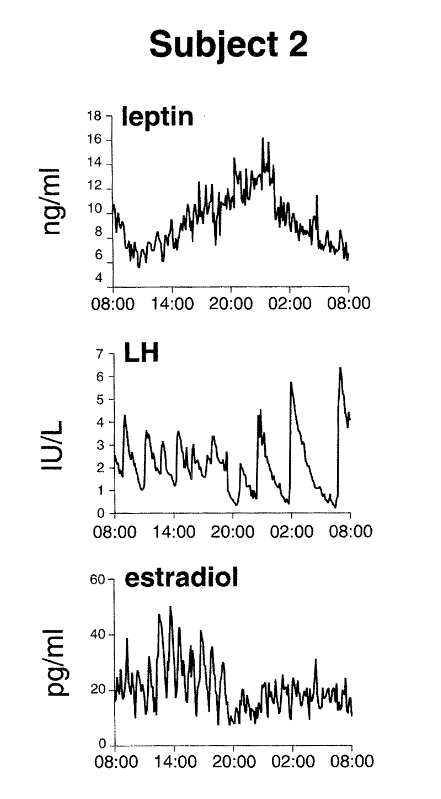
#> input picture Licinio_E2_LH.png, 441 x 799 px
$ python figure1.py
#> lines starting #> are read from the running program, lines starting #| are printed output that depends on the picture; after the words box and inside, x2 and y2 are one past the last pixel; in counts of white or black regions, pixels touching at a corner belong together
### digitize_licinio.py
"""Digitize the Subject 2 E2 and LH panels from Licinio et al. (1998)."""

from pathlib import Path

import numpy as np
from PIL import Image

from rhythm_fft import SAMPLE_MINUTES


HERE = Path(__file__).resolve().parent
SOURCE = HERE / "Licinio_E2_LH.png"


def _digitize_panel(*, x_crop, y_crop, x_axis, y_axis, axis_max):
    x_start, x_stop = x_crop
    y_start, y_stop = y_crop
    with Image.open(SOURCE) as image:
        gray = np.asarray(image.crop((x_start, y_start, x_stop, y_stop)).convert("L"))
    # The median dark pixel in each column estimates the center of the line.
    dark = gray < gray.max() / 2
    trace_y = np.array([np.median(np.flatnonzero(column)) for column in dark.T]) + y_start

    hours = np.arange(0, 24 * 60, SAMPLE_MINUTES) / 60
    x_first, x_last = x_axis
    sample_x = x_first + (x_last - x_first) * hours / 24
    # The 08:00 sample uses the first clear column, just right of the axis.
    sample_y = np.interp(sample_x, np.arange(x_start, x_stop), trace_y)
    y_zero, y_top = y_axis
    concentration = axis_max * (y_zero - sample_y) / (y_zero - y_top)
    return np.column_stack((hours, concentration))


def digitize_licinio():
    """Return two columns: hours since 08:00 and approximate E2 in pg/mL."""
    return _digitize_panel(x_crop=(116, 353), y_crop=(592, 743),
                           x_axis=(115, 351), y_axis=(745.5, 579), axis_max=60)
#> in _digitize_panel, image is the input picture: PIL image 441x799 RGB; min 0, max 255, mean 240.1
#> in _digitize_panel, `gray = np.asarray(image.crop((x_start, y_start, x_stop, y_stop)).conve..`:
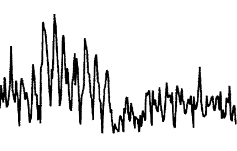
#> gray: shape (151, 237); min 0, max 255, mean 224.2
#> in _digitize_panel, `dark = gray < gray.max() / 2`:
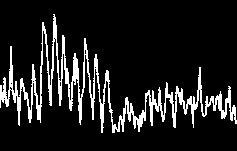
#> dark: shape (151, 237) bool; 12% white; 1 white region, box (x1, y1, x2, y2) and area: (0, 14, 237, 133) 4306
#> in _digitize_panel, `trace_y = np.array([np.median(np.flatnonzero(column)) for column in da..`: trace_y = 237 values, max 722 at index 117, min 618 at index 43, mean 687.8
#> in _digitize_panel, `sample_y = np.interp(sample_x, np.arange(x_start, x_stop), trace_y)`: sample_y = 206 values, max 721.4 at index 103, min 619 at index 48, mean 687.7
#> in _digitize_panel, `concentration = axis_max * (y_zero - sample_y) / (y_zero - y_top)`: concentration = 206 values, max 45.57 at index 48, min 8.68 at index 103, mean 20.84


def digitize_licinio_lh():
    """Return two columns: hours since 08:00 and approximate LH in IU/L."""
    return _digitize_panel(x_crop=(115, 351), y_crop=(364, 512),
                           x_axis=(114, 350), y_axis=(513, 353), axis_max=7)


# [3 lines that do not run on import are left out]

### MODEL.py
"""Shared Meeting 15 model with sinusoidal SCN.

Time is in hours from 08:00. The SCN ranges from scn_min to scn_max.
The default scn_phase of 16.65 hours puts its peak at 00:39.
The sleep multiplier still applies separately from 23:00 to 07:00.
The same Euler updates serve full traces, sampled sweeps and added-E2 experiments.
"""

import numpy as np


"""These are our parameter constants, our simple model sets as many to 1 as possible"""
REFERENCE = {
    "constant_inflow": 6, # Basal E2 production, pg/mL
    "production_scale": 210.7, # Maximum LH-based production, pg/mL
    "activation_midpoint": 1, # Half saturation density of LH for stimulation of E2
    "activation_exponent": 5, # Hill coefficient for LH stimulation of E2
    "inhibition_midpoint": 1, # Half saturation density of LH for inhibition of ovarian responsiveness
    "inhibition_exponent": 5, # Hill coefficient for LH inhibition of ovarian responsiveness
    "n_gain": 1, # Maximum E2 modulated production of N
    "n_e2_midpoint": 30.2, # Half saturation density of E2 for inhibition of N production
    "e2_feedback_exponent": 2.36, # Hill coefficient for E2 inhibition of N production
    "n_period_exponent": 2.36, # Hill coefficient for N modulated decrease in GnRH interpulse period
    "n_amplitude_exponent": 2.36, # Hill coefficient for N modulated increase in GnRH pulse amplitude
    "n_relaxation": 1, # Constant decay term for N
    "gnrh_pulse_jump": 1, # Maximum GnRH pulse amplitude, modulated by N
    "lh_gnrh_gain": 1, # Maximum GnRH activation of LH production
    "period_min": 67.5, # Slowest GnRH interpulse period (based on )
    "period_max": 76.73, # Longest GnRH interpulse period period (based on )
    "scn_min": 35, # Minimum SCN value
    "scn_max": 277, # Maximum SCN value
    "sleep_multiplier": 1.55, # GnRH interpulse period multiplier during sleep
    "scn_phase": 16.65, # Peak of SCN effect on amplitude, equivalent to clock time 00:39 from 08:00 (based on SCN-dependent LH surge timing, )
    "gnrh_half_life_min": 4.09, # Half life of GnRH in minutes (based on )
    "lh_half_life_min": 29, # Half life of LH in minutes (based on)
    "e2_half_life_min": 22.53, # Half life of E2 in minutes (based on )
}
KEYS = tuple(REFERENCE)
START_CLOCK_H = 8
STEP_H = 1.5 / 3600. # Solver uses 1.5 second steps, which is equivalent to 1.5/3600 hours
WARMUP_H = 96. # Simulate for 4 days to let system settle
OUTPUT_H = 72. # Simulate for 3 days after warmup to measure behavior


"""Default parameters match the REFERENCE dict"""
def simulate_endocrine(
    output_h=OUTPUT_H,
    warmup_h=WARMUP_H,
    step_h=STEP_H,
    constant_inflow=6,
    production_scale=210.7,
    activation_midpoint=1,
    activation_exponent=5,
    inhibition_midpoint=1,
    inhibition_exponent=5,
    n_gain=1,
    n_e2_midpoint=30.2,
    e2_feedback_exponent=2.36,
    n_period_exponent=2.36,
    n_amplitude_exponent=2.36,
    n_relaxation=1,
    gnrh_pulse_jump=1,
    lh_gnrh_gain=1,
    period_min=67.5,
    period_max=76.73,
    scn_min=35,
    scn_max=277,
    sleep_multiplier=1.55,
    scn_phase=16.65,
    gnrh_half_life_min=4.09,
    lh_half_life_min=29,
    e2_half_life_min=22.53,
    added_e2=0,
    for_fft=False,
):
    """Integrate with independent E2 feedback, pulse-period and amplitude powers.

    E2 feedback also determines initial N. The two N pulse maps use only their
    respective exponents. Setting all three to h reproduces the old shared h.
    M_sleep(t) is sleep_multiplier during 23:00-07:00 and 1 while awake.
    The sleep_indicator output is retained for existing plotting callers.

    Normal mode returns all model traces, including warmup, at every Euler step.
    for_fft=True returns only ovarian E2, sampled every seven minutes after warmup
    over output_h hours (excluding the endpoint). Time remains the last axis.
    added_e2 affects N feedback; E2 remains ovarian E2 in the returned trace.
    """
    # Create array with 0->number of total hours using given step size.
    end = round((warmup_h + output_h) / step_h)
    time_h = np.arange(end + 1) * step_h
    shape = np.broadcast(scn_min, sleep_multiplier, activation_exponent,
                         inhibition_exponent, e2_feedback_exponent,
                         n_period_exponent, n_amplitude_exponent, added_e2).shape
    if for_fft:
        fft_e2 = []
        start = round(warmup_h / step_h)
        every = round((7 / 60) / step_h)  # 280 steps at the default 1.5 s step.

    # Create array with hours converted to clock time (ZT).
    clock_h = (time_h + START_CLOCK_H) % 24
    # Create sleep boolean mask where Licinio subjects slept.
    sleep = (clock_h >= 23) | (clock_h < 7)
    # Initialize values, one independent state per parameter setting.
    gnrh, lh, e2, phi = (np.full(shape, value) for value in (0., 3., 19., 0.))
    n_state = (
        n_gain*n_e2_midpoint**e2_feedback_exponent
        / (n_e2_midpoint**e2_feedback_exponent + (e2+added_e2)**e2_feedback_exponent)
    )
    responsiveness = inhibition_midpoint**inhibition_exponent/(inhibition_midpoint**inhibition_exponent+lh**inhibition_exponent)
    gnrh_decay = 60.*np.log(2.)/gnrh_half_life_min
    lh_decay = 60.*np.log(2.)/lh_half_life_min
    e2_decay = 60.*np.log(2.)/e2_half_life_min

    if not for_fft:
        # Full traces for normal graph output, including the initial state.
        n_trace, gnrh_trace, lh_trace, e2_trace, phi_trace, r_trace = (
            np.empty((*shape, len(time_h))) for _ in range(6)
        )
        n_trace[..., 0], gnrh_trace[..., 0], lh_trace[..., 0] = n_state, gnrh, lh
        e2_trace[..., 0], phi_trace[..., 0], r_trace[..., 0] = e2, phi, responsiveness

    # Programmatically perform Euler's method.
    for i in range(len(time_h) - 1):
        # Compute the sinusoidal SCN value at this time.
        scn = (scn_max + scn_min)/2 + (scn_max - scn_min)/2 * np.cos(
            2*np.pi*(time_h[i] % 24 - scn_phase)/24)
        # Use the sleep multiplier if sleep is True, and 1 otherwise.
        m_sleep = sleep_multiplier if sleep[i] else 1.
        if for_fft and start <= i < end and (i - start) % every == 0:
            fft_e2.append(e2)

        # Every update uses the state at the start of this Euler step.
        # Phi is the pulse timer: it crosses an integer faster when N is larger,
        # because a smaller period means a larger step towards the next integer.
        next_phi = phi+60.*step_h/(
            (period_max - (period_max-period_min)*n_state**n_period_exponent
             / (1. + n_state**n_period_exponent)) * m_sleep)
        next_n = n_state+step_h*n_relaxation*(
            n_gain*n_e2_midpoint**e2_feedback_exponent
            / (n_e2_midpoint**e2_feedback_exponent + (e2+added_e2)**e2_feedback_exponent)
            - n_state)
        next_gnrh = gnrh-step_h*gnrh_decay*gnrh+(
            gnrh_pulse_jump*n_state**n_amplitude_exponent / (1. + n_state**n_amplitude_exponent)
            *scn*(np.floor(next_phi)-np.floor(phi)))
        next_lh = lh+step_h*(lh_gnrh_gain*gnrh-lh_decay*lh)
        next_r = responsiveness+step_h*(
            inhibition_midpoint**inhibition_exponent/(inhibition_midpoint**inhibition_exponent+lh**inhibition_exponent)-responsiveness)
        next_e2 = e2+step_h*(constant_inflow+production_scale
            *lh**activation_exponent/(activation_midpoint**activation_exponent+lh**activation_exponent)
            *responsiveness-e2_decay*e2)
        phi, n_state, gnrh, lh = next_phi, next_n, next_gnrh, next_lh
        responsiveness, e2 = next_r, next_e2
        if not for_fft:
            n_trace[..., i + 1], gnrh_trace[..., i + 1], lh_trace[..., i + 1] = n_state, gnrh, lh
            e2_trace[..., i + 1], phi_trace[..., i + 1], r_trace[..., i + 1] = e2, phi, responsiveness
    if for_fft:
        return np.stack(fft_e2, axis=-1)

    scn_trace = (scn_max + scn_min)/2 + (scn_max - scn_min)/2 * np.cos(
        2*np.pi*(time_h % 24 - scn_phase)/24)
    return dict(time_h=time_h, N=n_trace, GnRH=gnrh_trace, LH=lh_trace,
                E2=e2_trace, phi=phi_trace, R=r_trace,
                SCN=scn_trace, sleep_indicator=sleep.astype(float))

### rhythm_fft.py
"""FFT power by period for regularly sampled E2 traces."""

import numpy as np


SAMPLE_MINUTES = 7
PERIODS = np.array([1, 2, 4, 8, 12, 24])


def fft_power(samples, sample_minutes=SAMPLE_MINUTES):
    """Return shared periods (hours) and per-trace powers (|rFFT|^2).

    The last axis of samples is time. The last axis of power indexes FFT bins.
    The 1D periods array is shared by all traces. The zero-frequency bin is omitted.
    """
    samples = np.asarray(samples)
    count = samples.shape[-1]
    frequencies = np.fft.rfftfreq(count, d=sample_minutes / 60)
    periods = 1 / frequencies[1:]
    coefficients = np.fft.rfft(samples, axis=-1)
    power = np.abs(coefficients[..., 1:]) ** 2
    return periods, power


def band_power(periods, power, target_periods=PERIODS):
    """Sum power within ±5% of each target period, one sum per trace and target."""
    bands = []
    for target in target_periods:
        in_band = (0.95 * target <= periods) & (periods <= 1.05 * target)
        total = power[..., in_band].sum(axis=-1)
        bands.append(total)
    return np.stack(bands, axis=-1)

### figure1.py
"""Plot three-day E2 and LH traces and E2 FFT power for Meeting 15 and Licinio.

Run from the project folder: python meeting15/figure1.py
"""

from pathlib import Path

import matplotlib
import numpy as np

from digitize_licinio import digitize_licinio, digitize_licinio_lh
from MODEL import STEP_H, WARMUP_H, simulate_endocrine
from rhythm_fft import PERIODS, SAMPLE_MINUTES, band_power, fft_power

matplotlib.use("Agg")
import matplotlib.pyplot as plt

HERE = Path(__file__).resolve().parent


def main():
    # 1. Read the two digitized traces. Each has time and concentration columns.
    licinio_hours, licinio_e2 = digitize_licinio().T
#> licinio_hours = 206 values from 0 to 23.92; licinio_e2 has the same summary as concentration in _digitize_panel
    licinio_lh_hours, licinio_lh = digitize_licinio_lh().T
#> call 2 of _digitize_panel, with x_crop = (115, 351), y_crop = (364, 512), x_axis = (114, 350), y_axis = (513, 353), axis_max = 7
#> in _digitize_panel (call 2), `gray = np.asarray(image.crop((x_start, y_start, x_stop, y_stop)).conve..`:
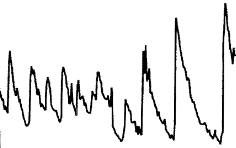
#> gray: shape (148, 236); min 0, max 255, mean 234.7
#> in _digitize_panel (call 2), `dark = gray < gray.max() / 2`:
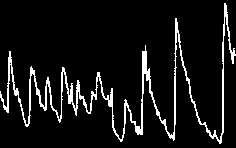
#> dark: shape (148, 236) bool; 8% white in thin lines or dots
#> in _digitize_panel (call 2), `trace_y = np.array([np.median(np.flatnonzero(column)) for column in da..`: trace_y = 236 values, max 505.5 at index 219, min 373.5 at index 225, mean 463.7
#> in _digitize_panel (call 2), `sample_y = np.interp(sample_x, np.arange(x_start, x_stop), trace_y)`: sample_y = 206 values, max 505 at index 192, min 373.5 at index 197, mean 463.8
#> in _digitize_panel (call 2), `concentration = axis_max * (y_zero - sample_y) / (y_zero - y_top)`: concentration = 206 values, max 6.1 at index 197, min 0.351 at index 192, mean 2.15
#> licinio_lh_hours = 206 values from 0 to 23.92; licinio_lh has the same summary as concentration in _digitize_panel

    # 2. Run three days for the graph. The 96-hour warmup ends at 08:00.
    days = 3
    output_hours = days * 24
    model = simulate_endocrine(output_h=output_hours)
    start = round(WARMUP_H / STEP_H)
    model_e2 = model["E2"][start:]
    model_lh = model["LH"][start:]
    model_hours = model["time_h"][start:] - WARMUP_H

    # 3. Run three days for the FFT, keeping E2 at seven-minute intervals.
    model_samples = simulate_endocrine(for_fft=True, output_h=output_hours)
    fft_times = np.arange(len(model_samples)) * (SAMPLE_MINUTES / 60)
    # Licinio supplies one day; periodic interpolation repeats it every 24 h.
    licinio_samples = np.interp(fft_times, licinio_hours, licinio_e2, period=24)
#> licinio_samples = 618 values, max 45.57 at index 48, min 8.68 at index 103, mean 20.84
    # Analyze both traces together, then sum power within ±5% of each target period.
    periods, bin_power = fft_power([model_samples, licinio_samples])
#> periods = 309 values, max 72.1 at index 0, min 0.233 at index 308, mean 1.47
    model_power, licinio_power = band_power(periods, bin_power)
#> the loop in band_power, `for target in target_periods:` made 6 passes
#> (target, total) on passes 3 to 6: (4, [136445.5, 388409.3]), (8, [157313.8, 86715.8]), (12, [1274660.7, 1626328.5]), (24, [2566311.4, 3274518.5])
#> after the loop in band_power, `for target in target_periods:`: bands = [[114586.4, 1655072.5], [465403.5, 115848.7], [136445.5, 388409.3], [157313.8, 86715.8], [1274660.7, 1626328.5], [2566311.4, 3274518.5]]
#> model_power = [114586.4, 465403.5, 136445.5, 157313.8, 1274660.7, 2566311.4]; licinio_power = [1655072.5, 115848.7, 388409.3, 86715.8, 1626328.5, 3274518.5]

    # 4. Plot three days of E2 and LH.
    e2_color, lh_color, licinio_color = "#2166a0", "#b62932", "#606060"
    fig, (e2_ax, lh_ax, power_ax) = plt.subplots(3, 1, figsize=(10.8, 8), layout="constrained")
    e2_ax.sharex(lh_ax)
    e2_ax.plot(model_hours, model_e2, color=e2_color, label="Baseline model", lw=1.5)
    lh_ax.plot(model_hours, model_lh, color=lh_color, label="Baseline model", lw=1.5)

    licinio_label = "Licinio et al. (one day repeated)"
    for day in range(days):
        day_start = day * 24
        label = licinio_label if day == 0 else None
        e2_ax.plot(licinio_hours + day_start, licinio_e2, color=licinio_color, label=label, lw=1.3)
        lh_ax.plot(licinio_lh_hours + day_start, licinio_lh, color=licinio_color, label=label, lw=1.3)
        for ax in (e2_ax, lh_ax):
            ax.axvspan(day_start + 15, day_start + 23, color="0.92", zorder=0)  # 23:00 to 07:00.

    # Leave space above each trace so its legend stays clear of the peaks.
    e2_ax.set(ylabel="E2 (pg/mL)", ylim=(0, 1.2 * max(model_e2.max(), licinio_e2.max())))
    e2_ax.tick_params(labelbottom=False)
    e2_ax.legend(frameon=False, ncol=2, loc="upper right")

    lh_ax.set(xlim=(0, output_hours), xlabel="Clock time", ylabel="LH (IU/L)",
              ylim=(0, 1.2 * max(model_lh.max(), licinio_lh.max())))
    lh_ax.legend(frameon=False, ncol=2, loc="upper left")
    ticks = np.arange(0, output_hours + 1, 8)
    lh_ax.set_xticks(ticks, [f"{(8 + hour) % 24:02d}:00" for hour in ticks])

    # 5. Plot the six E2 rhythm-power bands side by side on a logarithmic axis.
    positions = np.arange(len(PERIODS))
    width = 0.36
    offset = 0.22
    model_bars = power_ax.bar(positions - offset, model_power, width, color=e2_color, label="Baseline model")
#> model_bars = 6 items
    licinio_bars = power_ax.bar(positions + offset, licinio_power, width, color=licinio_color,
                               label=licinio_label)
#> licinio_bars = 6 items
    power_ax.set_xticks(positions, PERIODS)
    power_ax.set(xlabel="Target period (h) with ±5% bands",
                 ylabel=r"FFT power ($|\mathrm{FFT}|^2$)", yscale="log")
    power_ax.margins(y=0.15)
    for bars in (model_bars, licinio_bars):
        labels = [rf"$10^{{{np.log10(power):.2f}}}$" for power in bars.datavalues]
        power_ax.bar_label(bars, labels=labels, padding=3, fontsize=8)
#> this loop made 2 passes
    power_ax.legend(frameon=False, loc="upper left", ncol=2)

    for ax, title in zip((e2_ax, lh_ax, power_ax),
                         ("A. Estradiol", "B. Luteinizing Hormone", "C. Estradiol Rhythm Power (3-Day FFT)")):
        ax.set_title(title, loc="left", fontweight="bold")
        ax.spines[["top", "right"]].set_visible(False)
#> this loop made 3 passes
#> title on passes 1 to 3: 'A. Estradiol', 'B. Luteinizing Hormone', 'C. Estradiol Rhythm Power (3-Day FFT)'

    # 6. Save beside this script, regardless of the working directory.
    fig.savefig(HERE / "figure1.png", dpi=300)
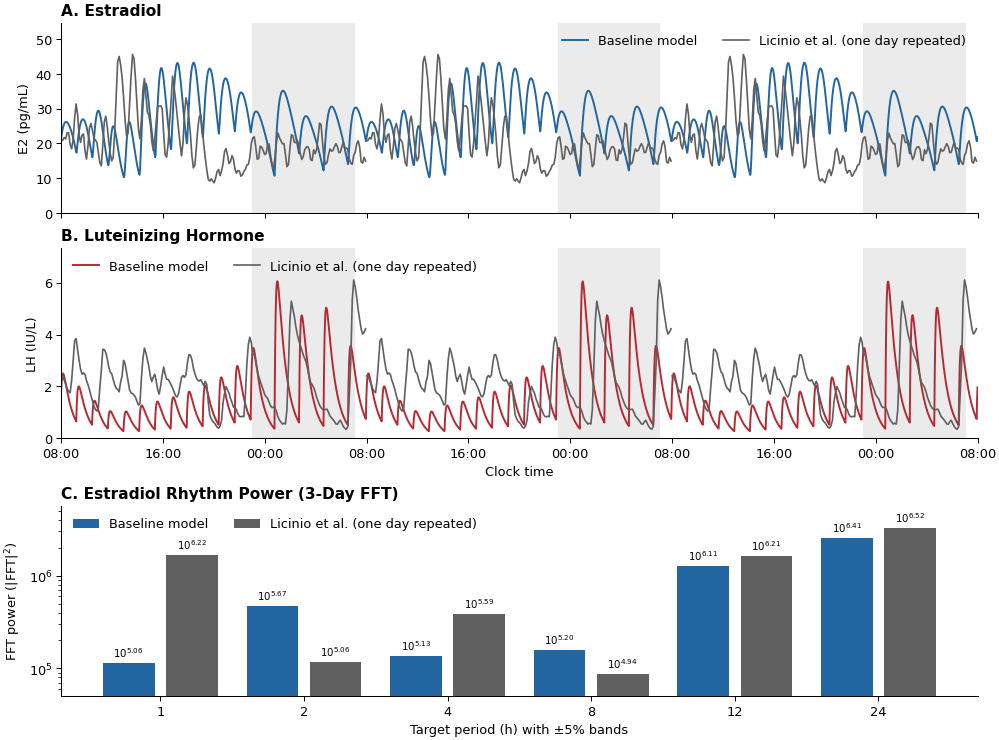
#> figure drawn by matplotlib, 3 panels; panel 2: curve peaks at x = 16.98, y = 6.05; panel 2: curve peaks at x = 22.98, y = 6.1; panel 2: curve peaks at x = 46.98, y = 6.1; panel 3: tallest bar 2566311.4 high, from x = 4.6 to 4.96
    plt.close(fig)


if __name__ == "__main__":
    main()

$ run again, with added_e2_30_100.png copied over Licinio_E2_LH.png
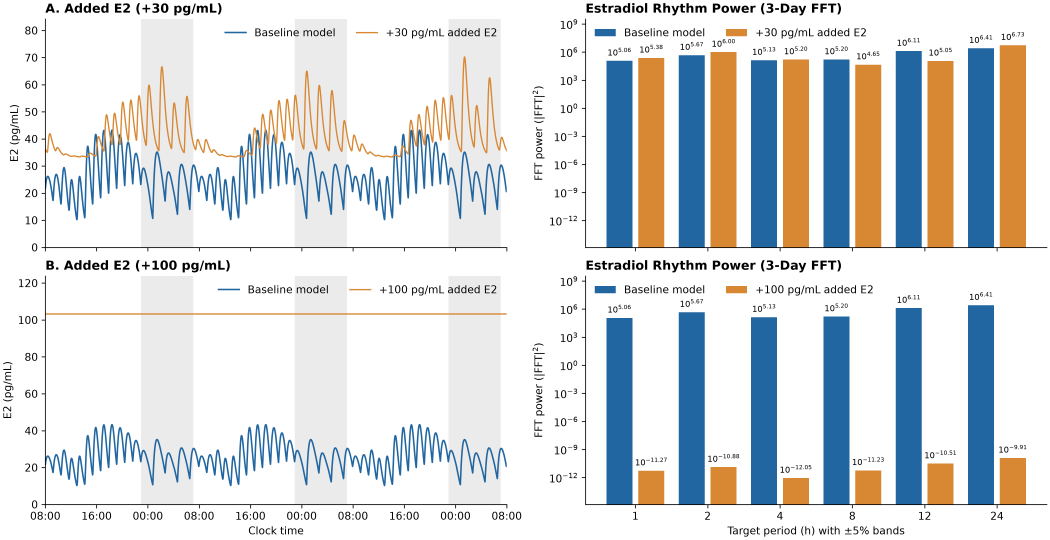
#> input picture added_e2_30_100.png, 4200 x 2160 px (shown at 1/4 size)
#> in _digitize_panel, image is the input picture: PIL image 4200x2160 RGBA; mean R, G, B, A 216.8, 219.7, 220.9, 255
#> in _digitize_panel, `dark = gray < gray.max() / 2`:
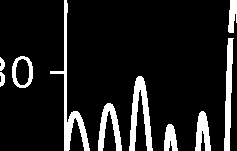
#> dark: shape (151, 237) bool; 11.8% white; 10 white regions, largest, box (x1, y1, x2, y2) and area: (50, 0, 90, 151) 916, (129, 76, 153, 151) 837, (224, 38, 234, 151) 647
#> licinio_hours = 206 values from 0 to 23.92
#> gray: shape (148, 236)
#> dark: shape (148, 236) bool; 2.4% white; 4 white regions (1 under 20 px), largest, box (x1, y1, x2, y2) and area: (51, 0, 68, 148) 486, (13, 67, 34, 99) 279, (0, 80, 6, 98) 70
#> in main, `periods, bin_power = fft_power([model_samples, licinio_samples])`: periods = 309 values, max 72.1 at index 0, min 0.233 at index 308, mean 1.47
#> the loop in band_power, `for target in target_periods:` made 6 passes
#> (target, total) on passes 3 to 6: (4, [136445.5, nan]), (8, [157313.8, nan]), (12, [1274660.7, nan]), (24, [2566311.4, nan])
#> after the loop in band_power, `for target in target_periods:`: bands = [[114586.4, nan], [465403.5, nan], [136445.5, nan], [157313.8, nan], [1274660.7, nan], [2566311.4, nan]]
#> model_power = [114586.4, 465403.5, 136445.5, 157313.8, 1274660.7, 2566311.4]; licinio_power = [nan, nan, nan, nan, nan, nan]
#> model_bars = 6 items
#> the loop in main, `for bars in (model_bars, licinio_bars):` made 2 passes
#> the loop in main, `for ax, title in zip((e2_ax, lh_ax, power_ax), ("A. Estradiol", "B. Lu..` made 3 passes
#> title on passes 1 to 3: 'A. Estradiol', 'B. Luteinizing Hormone', 'C. Estradiol Rhythm Power (3-Day FFT)'
#> in main, `fig.savefig(HERE / "figure1.png", dpi=300)`:
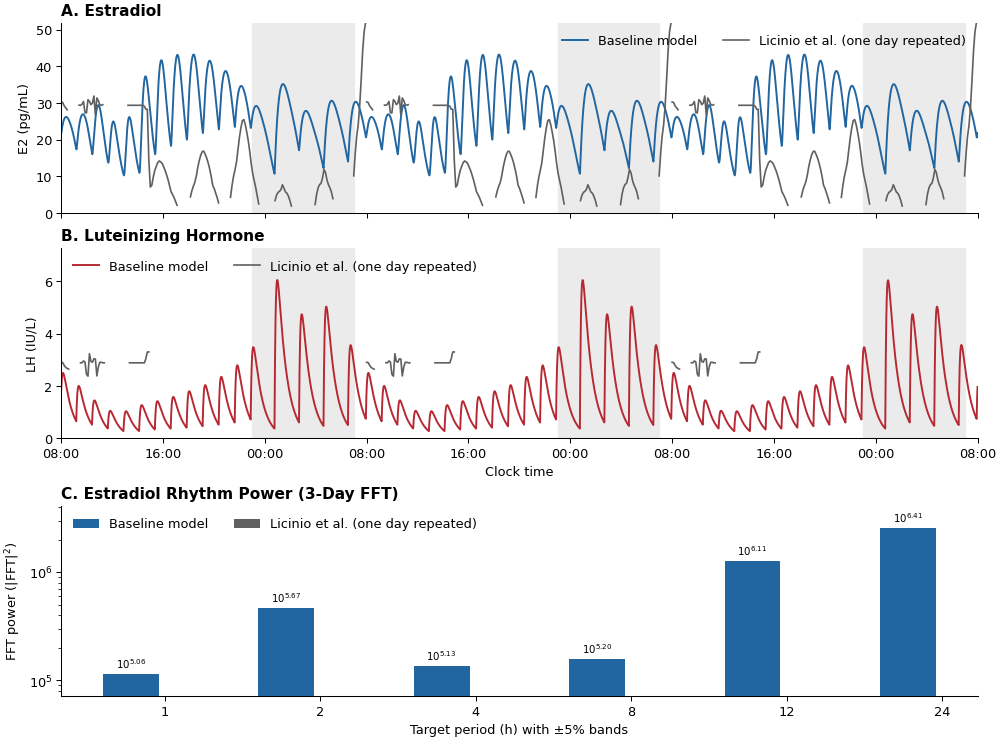
#> figure drawn by matplotlib, 3 panels; panel 2: curve peaks at x = 16.98, y = 6.05; panel 3: tallest bar 2566311.4 high, from x = 4.6 to 4.96
